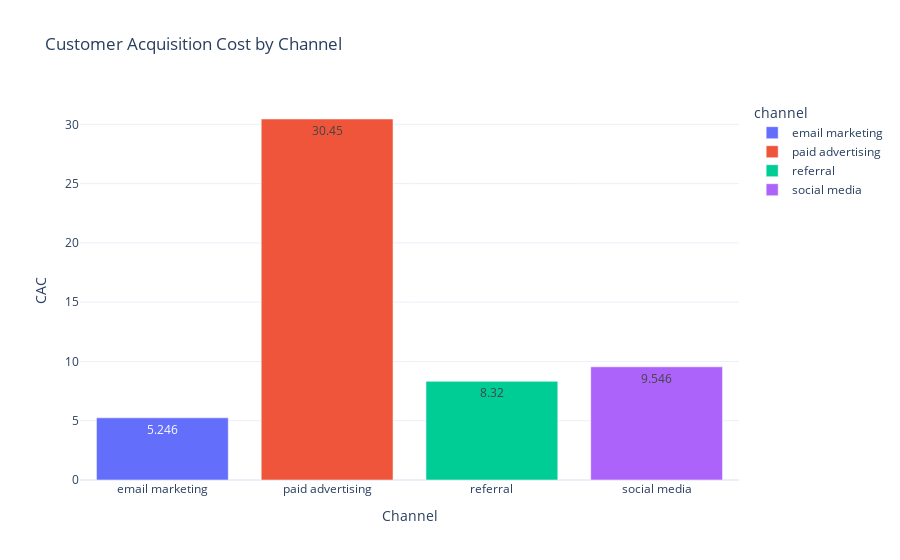

Write notebook code for a chart like this one.
### Code cell
fig = px.bar(cost_by_channel, x='channel', y='cost', text='cost', color= 'channel', title='Customer Acquisition Cost by Channel')
fig.update_layout(xaxis_title='Channel', yaxis_title='CAC')
fig.show()

### Figure 1 — Plotly figure (JSON) as saved in the notebook; plotly's stock layout.template omitted (floating-point values rounded to 4 significant figures)
{"data": [{"alignmentgroup": "True", "hovertemplate": "channel=%{x}<br>cost=%{text}<extra></extra>", "legendgroup": "email marketing", "marker": {"color": "#636efa", "pattern": {"shape": ""}}, "name": "email marketing", "offsetgroup": "email marketing", "orientation": "v", "showlegend": true, "text": [5.246], "textposition": "auto", "type": "bar", "x": ["email marketing"], "xaxis": "x", "y": [5.246], "yaxis": "y"}, {"alignmentgroup": "True", "hovertemplate": "channel=%{x}<br>cost=%{text}<extra></extra>", "legendgroup": "paid advertising", "marker": {"color": "#EF553B", "pattern": {"shape": ""}}, "name": "paid advertising", "offsetgroup": "paid advertising", "orientation": "v", "showlegend": true, "text": [30.45], "textposition": "auto", "type": "bar", "x": ["paid advertising"], "xaxis": "x", "y": [30.45], "yaxis": "y"}, {"alignmentgroup": "True", "hovertemplate": "channel=%{x}<br>cost=%{text}<extra></extra>", "legendgroup": "referral", "marker": {"color": "#00cc96", "pattern": {"shape": ""}}, "name": "referral", "offsetgroup": "referral", "orientation": "v", "showlegend": true, "text": [8.32], "textposition": "auto", "type": "bar", "x": ["referral"], "xaxis": "x", "y": [8.32], "yaxis": "y"}, {"alignmentgroup": "True", "hovertemplate": "channel=%{x}<br>cost=%{text}<extra></extra>", "legendgroup": "social media", "marker": {"color": "#ab63fa", "pattern": {"shape": ""}}, "name": "social media", "offsetgroup": "social media", "orientation": "v", "showlegend": true, "text": [9.546], "textposition": "auto", "type": "bar", "x": ["social media"], "xaxis": "x", "y": [9.546], "yaxis": "y"}], "layout": {"autosize": true, "barmode": "relative", "legend": {"title": {"text": "channel"}, "tracegroupgap": 0}, "title": {"text": "Customer Acquisition Cost by Channel"}, "xaxis": {"anchor": "y", "autorange": true, "categoryarray": ["email marketing", "paid advertising", "referral", "social media"], "categoryorder": "array", "domain": [0, 1], "range": [-0.5, 3.5], "title": {"text": "Channel"}, "type": "category"}, "yaxis": {"anchor": "x", "autorange": true, "domain": [0, 1], "range": [0, 32.05], "title": {"text": "CAC"}, "type": "linear"}}}
